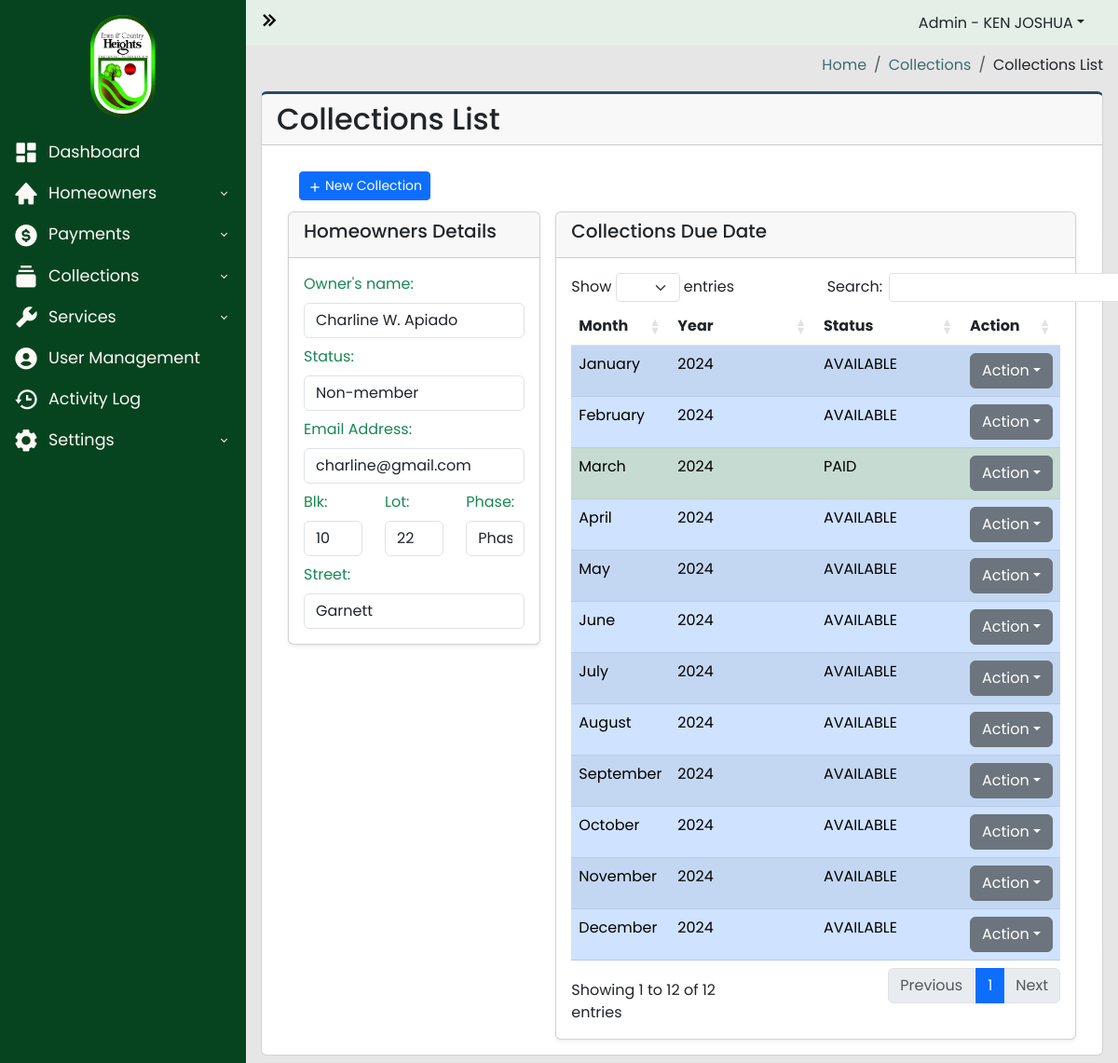
Page /admin-panel/collection_list.php?property_id=53 (signed in) on the earlier database version.
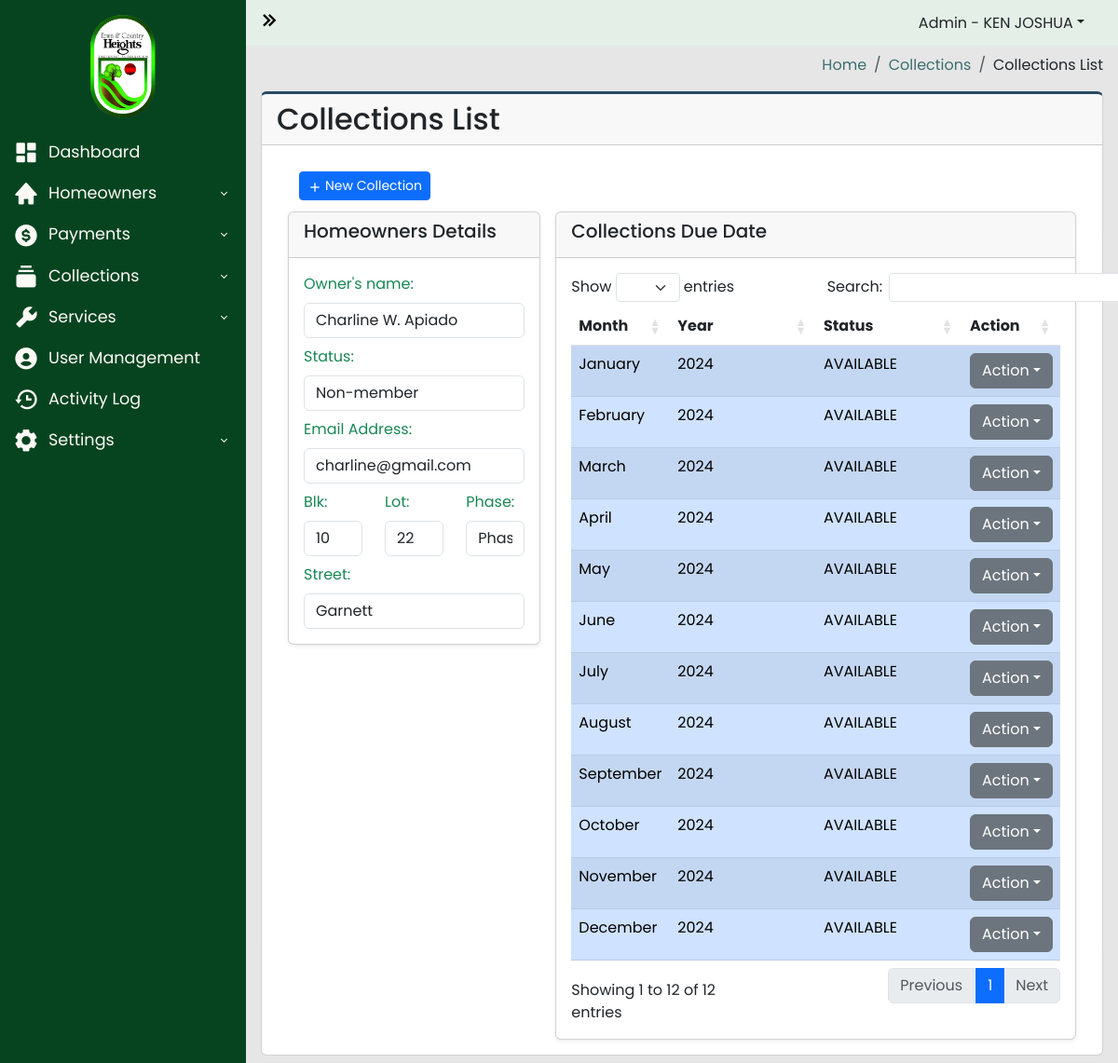
Same page on the later database version.
### tables this page shows
CREATE TABLE `collection_list` (
  `id` int(11) NOT NULL,
  `property_id` int(200) NOT NULL,
  `collection_fee_id` int(250) NOT NULL,
  `date_created` datetime NOT NULL,
  `balance` varchar(200) NOT NULL,
  `date_paid` datetime NOT NULL,
  `status` varchar(200) NOT NULL,
  `month` varchar(200) NOT NULL,
  `month_int` varchar(100) NOT NULL,
  `year` varchar(200) NOT NULL
);

### admin-panel/collection_list.php (the view, shortened to what the changed rows need)
<?php
require_once("../includes/header.php");
?>
<?php
$server = new Server;
$server->adminAuthentication();
if (isset($_GET['property_id'])) {
  $property_id = $_GET['property_id'];
  $query7 = "SELECT
  property_list.id,
  property_list.homeowners_id,
  property_list.blk as property_blk,
  property_list.lot as property_lot,
  property_list.phase as property_phase,
  property_list.street as property_street,
  homeowners_users.status,
  homeowners_users.email,
  homeowners_users.firstname,
  homeowners_users.lastname,
  homeowners_users.middle_initial FROM
  property_list INNER JOIN homeowners_users WHERE property_list.homeowners_id = homeowners_users.id AND property_list.id = :property_id
  ";
  $data7 = ["property_id" => $property_id];
  $connection7 = $server->openConn();
  $stmt7 = $connection7->prepare($query7);
  $stmt7->execute($data7);
  $count = $stmt7->rowCount();
  if ($count > 0) {
    while ($result = $stmt7->fetch()) {
      $property_id = $result['id'];
    }
  }
}
?>
<body>
  <div class="wrapper">
    <div class="main">
      <main class="content px-3 py-2">
        <div class="card card-border">
          <div class="card-header">
            <h2>Collections List</h2>
          </div>
          <div class="card-body">
            <div class="container-fluid">
              <section class="main-content">
                <div class="row">
                  <div class="col-xs-12">
                    <div class="box">
                      <div class="body-box ">
                        <div class="row gx-3">
                          <div class="col-8">
                            <div class="card shadow-sm">
                              <div class="card-body">
                                <div class="row gy-2">
                                  <table id="collection_list_Table" class="table table-striped" style="width:100%">
                                    <thead>
                                      <tr>
                                        <th width="5%">Month</th>
                                        <th width="30%">Year</th>
                                        <th width="30%">Status</th>
                                        <th scope="col" width="5%">Action</th>
                                      </tr>
                                    </thead>
                                    <tbody>
                                      <?php
                                      $query8 = "SELECT * FROM collection_list WHERE property_id = :property_id ";
                                      $data8 = ["property_id" => $property_id];
                                      $connection8 = $server->openConn();
                                      $stmt8 = $connection8->prepare($query8);
                                      $stmt8->execute($data8);
                                      if ($stmt8->rowCount() > 0) {
                                        while ($result_collection = $stmt8->fetch()) {
                                          $status_collection = $result_collection['status'];
                                          $month = $result_collection['month'];
                                          $year = $result_collection['year'];
                                      ?>
                                          <?php
                                          if ($status_collection == "AVAILABLE") {
                                          ?>
                                            <tr class="table-primary">
                                            <?php
                                          } elseif ($status_collection == "DUE") {
                                            ?>
                                            <tr class="table-danger">
                                            <?php
                                          } elseif ($status_collection == "PAID"){
                                            ?>
                                            <tr class="table-success">
                                          <?php
                                          } else {
                                            ?>
                                            <tr class="table-secondary">
                                          <?php
                                          }
                                            ?>
                                            <td><?php echo $month; ?></td>
                                            <td><?php echo $year; ?></td>
                                            <td><?php echo $status_collection; ?></td>
                                            <td>
                                              <div class="dropdown">
                                                <a type="button" class="btn btn-secondary dropdown-toggle" data-bs-toggle="dropdown">Action</a>
                                              </div>
                                            </td>
                                            </tr>
                                        <?php
                                        }
                                      }
                                        ?>
                                    </tbody>
                                  </table>
                                </div>
                              </div>
                            </div>
                          </div>
                        </div>
                      </div>
                    </div>
                  </div>
                </div>
              </section>
            </div>
          </div>
        </div>
      </main>
    </div>
  </div>
  <?php
  include("../includes/footer.php");
  ?>

Differences in the rows shown:
changed collection_list "March": status "PAID" → "AVAILABLE"
